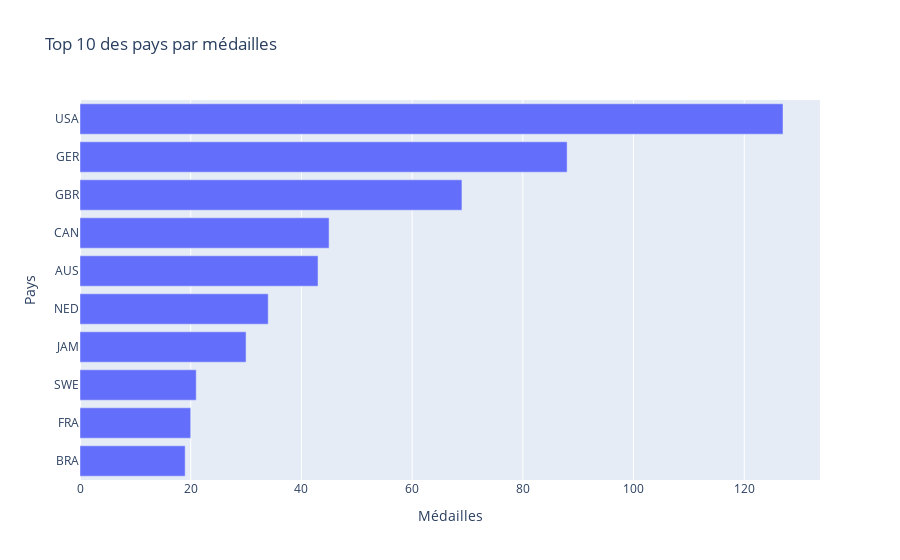

Notebook cell for this chart:
### Markdown cell above
3. Find out the medals awarded in 2016 for each sport.

### Code cell
medailles_pays = df_top['NOC'].value_counts().nlargest(10).reset_index()
medailles_pays.columns = ['NOC', 'Count']

fig = px.bar(medailles_pays,
             x='Count',
             y='NOC',
             orientation='h',
             labels={'NOC': 'Pays', 'Count': 'Médailles'},
             title='Top 10 des pays par médailles')
fig.update_layout(yaxis={'categoryorder':'total ascending'})
fig.show()

### Figure 1 — Plotly figure (JSON) as saved in the notebook; plotly's stock layout.template omitted (floating-point values rounded to 4 significant figures)
{"data": [{"hovertemplate": "Médailles=%{x}<br>Pays=%{y}<extra></extra>", "legendgroup": "", "marker": {"color": "#636efa", "pattern": {"shape": ""}}, "name": "", "orientation": "h", "showlegend": false, "textposition": "auto", "type": "bar", "x": [127, 88, 69, 45, 43, 34, 30, 21, 20, 19], "xaxis": "x", "y": ["USA", "GER", "GBR", "CAN", "AUS", "NED", "JAM", "SWE", "FRA", "BRA"], "yaxis": "y"}], "layout": {"barmode": "relative", "legend": {"tracegroupgap": 0}, "title": {"text": "Top 10 des pays par médailles"}, "xaxis": {"anchor": "y", "domain": [0, 1], "title": {"text": "Médailles"}}, "yaxis": {"anchor": "x", "categoryorder": "total ascending", "domain": [0, 1], "title": {"text": "Pays"}}}}
